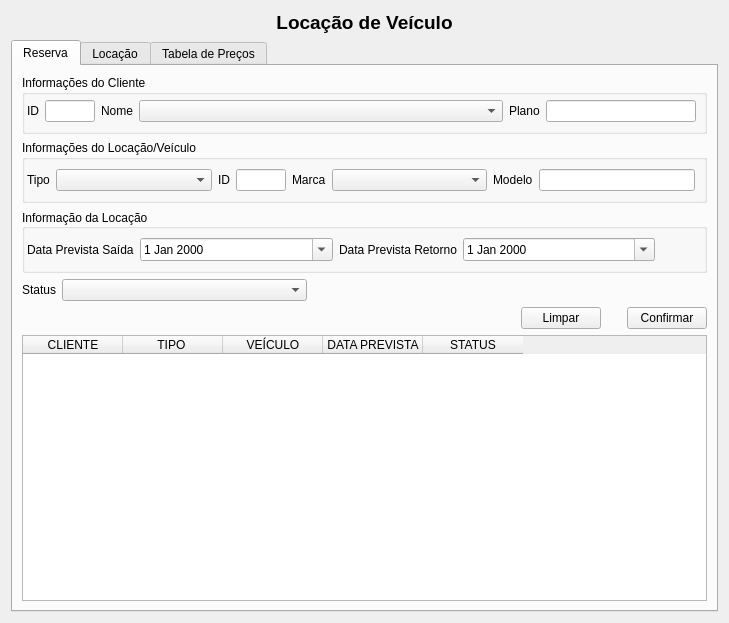
<?xml version="1.0" encoding="UTF-8"?>
<ui version="4.0">
 <class>p_locacaoVeiculo</class>
 <widget class="QWidget" name="p_locacaoVeiculo">
  <property name="geometry">
   <rect>
    <x>0</x>
    <y>0</y>
    <width>729</width>
    <height>623</height>
   </rect>
  </property>
  <property name="sizePolicy">
   <sizepolicy hsizetype="Expanding" vsizetype="Expanding">
    <horstretch>0</horstretch>
    <verstretch>0</verstretch>
   </sizepolicy>
  </property>
  <property name="windowTitle">
   <string>Locação de Veículos</string>
  </property>
  <layout class="QGridLayout" name="gridLayout_13">
   <item row="0" column="0">
    <layout class="QGridLayout" name="gridLayout_6">
     <property name="sizeConstraint">
      <enum>QLayout::SetDefaultConstraint</enum>
     </property>
     <item row="0" column="0">
      <widget class="QLabel" name="label">
       <property name="sizePolicy">
        <sizepolicy hsizetype="Fixed" vsizetype="Fixed">
         <horstretch>0</horstretch>
         <verstretch>0</verstretch>
        </sizepolicy>
       </property>
       <property name="font">
        <font>
         <pointsize>14</pointsize>
         <weight>75</weight>
         <bold>true</bold>
        </font>
       </property>
       <property name="text">
        <string>&lt;html&gt;&lt;head/&gt;&lt;body&gt;&lt;p align=&quot;center&quot;&gt;Locação de Veículo&lt;/p&gt;&lt;/body&gt;&lt;/html&gt;</string>
       </property>
      </widget>
     </item>
    </layout>
   </item>
   <item row="1" column="0">
    <widget class="QTabWidget" name="tabWidget">
     <property name="sizePolicy">
      <sizepolicy hsizetype="Expanding" vsizetype="Expanding">
       <horstretch>0</horstretch>
       <verstretch>0</verstretch>
      </sizepolicy>
     </property>
     <property name="currentIndex">
      <number>0</number>
     </property>
     <property name="tabBarAutoHide">
      <bool>false</bool>
     </property>
     <widget class="QWidget" name="tab">
      <attribute name="title">
       <string>Reserva</string>
      </attribute>
      <layout class="QVBoxLayout" name="verticalLayout_7">
       <item>
        <layout class="QVBoxLayout" name="verticalLayout_6">
         <item>
          <layout class="QVBoxLayout" name="verticalLayout_5">
           <item>
            <layout class="QVBoxLayout" name="verticalLayout_2">
             <item>
              <widget class="QGroupBox" name="groupBox_3">
               <property name="sizePolicy">
                <sizepolicy hsizetype="Preferred" vsizetype="Fixed">
                 <horstretch>0</horstretch>
                 <verstretch>0</verstretch>
                </sizepolicy>
               </property>
               <property name="title">
                <string>Informações do Cliente</string>
               </property>
               <layout class="QHBoxLayout" name="horizontalLayout_3">
                <property name="leftMargin">
                 <number>2</number>
                </property>
                <property name="topMargin">
                 <number>5</number>
                </property>
                <property name="rightMargin">
                 <number>8</number>
                </property>
                <item>
                 <layout class="QGridLayout" name="gridLayout_2">
                  <property name="sizeConstraint">
                   <enum>QLayout::SetMinimumSize</enum>
                  </property>
                  <item row="0" column="2">
                   <widget class="QLabel" name="label_5">
                    <property name="sizePolicy">
                     <sizepolicy hsizetype="Fixed" vsizetype="Preferred">
                      <horstretch>0</horstretch>
                      <verstretch>0</verstretch>
                     </sizepolicy>
                    </property>
                    <property name="text">
                     <string>Nome</string>
                    </property>
                   </widget>
                  </item>
                  <item row="0" column="5">
                   <widget class="QLineEdit" name="campPlano">
                    <property name="sizePolicy">
                     <sizepolicy hsizetype="Fixed" vsizetype="Minimum">
                      <horstretch>0</horstretch>
                      <verstretch>0</verstretch>
                     </sizepolicy>
                    </property>
                    <property name="maximumSize">
                     <size>
                      <width>150</width>
                      <height>16777215</height>
                     </size>
                    </property>
                    <property name="readOnly">
                     <bool>true</bool>
                    </property>
                   </widget>
                  </item>
                  <item row="0" column="3">
                   <widget class="QComboBox" name="comboClienteR">
                    <property name="sizePolicy">
                     <sizepolicy hsizetype="Preferred" vsizetype="Maximum">
                      <horstretch>0</horstretch>
                      <verstretch>0</verstretch>
                     </sizepolicy>
                    </property>
                   </widget>
                  </item>
                  <item row="0" column="0">
                   <widget class="QLabel" name="label_16">
                    <property name="sizePolicy">
                     <sizepolicy hsizetype="Fixed" vsizetype="Preferred">
                      <horstretch>0</horstretch>
                      <verstretch>0</verstretch>
                     </sizepolicy>
                    </property>
                    <property name="text">
                     <string>ID</string>
                    </property>
                   </widget>
                  </item>
                  <item row="0" column="4">
                   <widget class="QLabel" name="label_6">
                    <property name="sizePolicy">
                     <sizepolicy hsizetype="Fixed" vsizetype="Preferred">
                      <horstretch>0</horstretch>
                      <verstretch>0</verstretch>
                     </sizepolicy>
                    </property>
                    <property name="text">
                     <string>Plano</string>
                    </property>
                   </widget>
                  </item>
                  <item row="0" column="1">
                   <widget class="QLineEdit" name="campId_cli">
                    <property name="sizePolicy">
                     <sizepolicy hsizetype="Fixed" vsizetype="Expanding">
                      <horstretch>2</horstretch>
                      <verstretch>10</verstretch>
                     </sizepolicy>
                    </property>
                    <property name="maximumSize">
                     <size>
                      <width>50</width>
                      <height>16777215</height>
                     </size>
                    </property>
                    <property name="readOnly">
                     <bool>true</bool>
                    </property>
                   </widget>
                  </item>
                 </layout>
                </item>
               </layout>
              </widget>
             </item>
             <item>
              <widget class="QGroupBox" name="groupBox_5">
               <property name="sizePolicy">
                <sizepolicy hsizetype="Preferred" vsizetype="Fixed">
                 <horstretch>0</horstretch>
                 <verstretch>0</verstretch>
                </sizepolicy>
               </property>
               <property name="title">
                <string>Informações do Locação/Veículo</string>
               </property>
               <layout class="QHBoxLayout" name="horizontalLayout_4">
                <property name="leftMargin">
                 <number>2</number>
                </property>
                <item>
                 <layout class="QGridLayout" name="gridLayout">
                  <item row="0" column="0">
                   <widget class="QLabel" name="label_15">
                    <property name="sizePolicy">
                     <sizepolicy hsizetype="Fixed" vsizetype="Preferred">
                      <horstretch>0</horstretch>
                      <verstretch>0</verstretch>
                     </sizepolicy>
                    </property>
                    <property name="text">
                     <string>Tipo</string>
                    </property>
                   </widget>
                  </item>
                  <item row="0" column="1">
                   <widget class="QComboBox" name="comboTipo">
                    <property name="sizePolicy">
                     <sizepolicy hsizetype="Preferred" vsizetype="Fixed">
                      <horstretch>0</horstretch>
                      <verstretch>0</verstretch>
                     </sizepolicy>
                    </property>
                   </widget>
                  </item>
                  <item row="0" column="3">
                   <widget class="QLineEdit" name="campId_vei">
                    <property name="sizePolicy">
                     <sizepolicy hsizetype="Fixed" vsizetype="Fixed">
                      <horstretch>0</horstretch>
                      <verstretch>0</verstretch>
                     </sizepolicy>
                    </property>
                    <property name="maximumSize">
                     <size>
                      <width>50</width>
                      <height>16777215</height>
                     </size>
                    </property>
                    <property name="readOnly">
                     <bool>true</bool>
                    </property>
                   </widget>
                  </item>
                  <item row="0" column="4">
                   <widget class="QLabel" name="label_18">
                    <property name="sizePolicy">
                     <sizepolicy hsizetype="Fixed" vsizetype="Preferred">
                      <horstretch>0</horstretch>
                      <verstretch>0</verstretch>
                     </sizepolicy>
                    </property>
                    <property name="text">
                     <string>Marca</string>
                    </property>
                   </widget>
                  </item>
                  <item row="0" column="5">
                   <widget class="QComboBox" name="comboMarcaR">
                    <property name="sizePolicy">
                     <sizepolicy hsizetype="Preferred" vsizetype="Preferred">
                      <horstretch>0</horstretch>
                      <verstretch>0</verstretch>
                     </sizepolicy>
                    </property>
                   </widget>
                  </item>
                  <item row="0" column="2">
                   <widget class="QLabel" name="label_17">
                    <property name="sizePolicy">
                     <sizepolicy hsizetype="Fixed" vsizetype="Preferred">
                      <horstretch>0</horstretch>
                      <verstretch>0</verstretch>
                     </sizepolicy>
                    </property>
                    <property name="text">
                     <string>ID</string>
                    </property>
                   </widget>
                  </item>
                  <item row="0" column="6">
                   <widget class="QLabel" name="label_23">
                    <property name="sizePolicy">
                     <sizepolicy hsizetype="Fixed" vsizetype="Preferred">
                      <horstretch>0</horstretch>
                      <verstretch>0</verstretch>
                     </sizepolicy>
                    </property>
                    <property name="text">
                     <string>Modelo</string>
                    </property>
                   </widget>
                  </item>
                  <item row="0" column="7">
                   <widget class="QLineEdit" name="campModeloR">
                    <property name="sizePolicy">
                     <sizepolicy hsizetype="Preferred" vsizetype="Fixed">
                      <horstretch>0</horstretch>
                      <verstretch>0</verstretch>
                     </sizepolicy>
                    </property>
                    <property name="readOnly">
                     <bool>true</bool>
                    </property>
                   </widget>
                  </item>
                 </layout>
                </item>
               </layout>
              </widget>
             </item>
             <item>
              <widget class="QGroupBox" name="groupBox">
               <property name="sizePolicy">
                <sizepolicy hsizetype="Preferred" vsizetype="Fixed">
                 <horstretch>0</horstretch>
                 <verstretch>0</verstretch>
                </sizepolicy>
               </property>
               <property name="title">
                <string>Informação da Locação</string>
               </property>
               <property name="alignment">
                <set>Qt::AlignLeading|Qt::AlignLeft|Qt::AlignVCenter</set>
               </property>
               <layout class="QHBoxLayout" name="horizontalLayout_5">
                <property name="leftMargin">
                 <number>2</number>
                </property>
                <item>
                 <layout class="QGridLayout" name="gridLayout_4">
                  <property name="sizeConstraint">
                   <enum>QLayout::SetMinAndMaxSize</enum>
                  </property>
                  <item row="0" column="0">
                   <widget class="QLabel" name="label_3">
                    <property name="sizePolicy">
                     <sizepolicy hsizetype="Fixed" vsizetype="Preferred">
                      <horstretch>0</horstretch>
                      <verstretch>0</verstretch>
                     </sizepolicy>
                    </property>
                    <property name="text">
                     <string>Data Prevista Saída</string>
                    </property>
                   </widget>
                  </item>
                  <item row="0" column="1">
                   <widget class="QDateEdit" name="dataInic">
                    <property name="sizePolicy">
                     <sizepolicy hsizetype="Preferred" vsizetype="Preferred">
                      <horstretch>0</horstretch>
                      <verstretch>0</verstretch>
                     </sizepolicy>
                    </property>
                    <property name="alignment">
                     <set>Qt::AlignLeading|Qt::AlignLeft|Qt::AlignVCenter</set>
                    </property>
                    <property name="calendarPopup">
                     <bool>true</bool>
                    </property>
                   </widget>
                  </item>
                  <item row="0" column="2">
                   <widget class="QLabel" name="label_4">
                    <property name="sizePolicy">
                     <sizepolicy hsizetype="Fixed" vsizetype="Preferred">
                      <horstretch>0</horstretch>
                      <verstretch>0</verstretch>
                     </sizepolicy>
                    </property>
                    <property name="text">
                     <string>Data Prevista Retorno</string>
                    </property>
                   </widget>
                  </item>
                  <item row="0" column="3">
                   <widget class="QDateEdit" name="dataFim">
                    <property name="sizePolicy">
                     <sizepolicy hsizetype="Preferred" vsizetype="Preferred">
                      <horstretch>0</horstretch>
                      <verstretch>0</verstretch>
                     </sizepolicy>
                    </property>
                    <property name="calendarPopup">
                     <bool>true</bool>
                    </property>
                   </widget>
                  </item>
                  <item row="0" column="4">
                   <spacer name="horizontalSpacer_6">
                    <property name="orientation">
                     <enum>Qt::Horizontal</enum>
                    </property>
                    <property name="sizeType">
                     <enum>QSizePolicy::Minimum</enum>
                    </property>
                    <property name="sizeHint" stdset="0">
                     <size>
                      <width>40</width>
                      <height>20</height>
                     </size>
                    </property>
                   </spacer>
                  </item>
                 </layout>
                </item>
               </layout>
              </widget>
             </item>
            </layout>
           </item>
           <item>
            <layout class="QGridLayout" name="gridLayout_5">
             <item row="0" column="0">
              <widget class="QLabel" name="label_19">
               <property name="sizePolicy">
                <sizepolicy hsizetype="Fixed" vsizetype="Preferred">
                 <horstretch>0</horstretch>
                 <verstretch>0</verstretch>
                </sizepolicy>
               </property>
               <property name="text">
                <string>Status</string>
               </property>
              </widget>
             </item>
             <item row="0" column="1">
              <widget class="QComboBox" name="comboStatusR">
               <property name="sizePolicy">
                <sizepolicy hsizetype="Preferred" vsizetype="Fixed">
                 <horstretch>0</horstretch>
                 <verstretch>0</verstretch>
                </sizepolicy>
               </property>
              </widget>
             </item>
             <item row="0" column="2">
              <spacer name="horizontalSpacer_5">
               <property name="orientation">
                <enum>Qt::Horizontal</enum>
               </property>
               <property name="sizeType">
                <enum>QSizePolicy::Fixed</enum>
               </property>
               <property name="sizeHint" stdset="0">
                <size>
                 <width>400</width>
                 <height>20</height>
                </size>
               </property>
              </spacer>
             </item>
            </layout>
           </item>
          </layout>
         </item>
         <item>
          <layout class="QGridLayout" name="gridLayout_11">
           <item row="0" column="0">
            <spacer name="horizontalSpacer_2">
             <property name="orientation">
              <enum>Qt::Horizontal</enum>
             </property>
             <property name="sizeHint" stdset="0">
              <size>
               <width>489</width>
               <height>17</height>
              </size>
             </property>
            </spacer>
           </item>
           <item row="0" column="1">
            <layout class="QHBoxLayout" name="horizontalLayout">
             <property name="sizeConstraint">
              <enum>QLayout::SetFixedSize</enum>
             </property>
             <item>
              <widget class="QPushButton" name="b_limpar">
               <property name="text">
                <string>Limpar</string>
               </property>
              </widget>
             </item>
             <item>
              <spacer name="horizontalSpacer">
               <property name="orientation">
                <enum>Qt::Horizontal</enum>
               </property>
               <property name="sizeType">
                <enum>QSizePolicy::Fixed</enum>
               </property>
               <property name="sizeHint" stdset="0">
                <size>
                 <width>20</width>
                 <height>20</height>
                </size>
               </property>
              </spacer>
             </item>
             <item>
              <widget class="QPushButton" name="b_reserva">
               <property name="text">
                <string>Confirmar</string>
               </property>
              </widget>
             </item>
            </layout>
           </item>
          </layout>
         </item>
        </layout>
       </item>
       <item>
        <widget class="QTableWidget" name="tableWidget">
         <property name="sizePolicy">
          <sizepolicy hsizetype="Preferred" vsizetype="Expanding">
           <horstretch>0</horstretch>
           <verstretch>0</verstretch>
          </sizepolicy>
         </property>
         <column>
          <property name="text">
           <string>CLIENTE</string>
          </property>
         </column>
         <column>
          <property name="text">
           <string>TIPO </string>
          </property>
         </column>
         <column>
          <property name="text">
           <string>VEÍCULO</string>
          </property>
         </column>
         <column>
          <property name="text">
           <string>DATA PREVISTA</string>
          </property>
         </column>
         <column>
          <property name="text">
           <string>STATUS</string>
          </property>
         </column>
        </widget>
       </item>
      </layout>
     </widget>
     <widget class="QWidget" name="tab_2">
      <attribute name="title">
       <string>Locação</string>
      </attribute>
      <layout class="QGridLayout" name="gridLayout_10">
       <item row="0" column="0">
        <widget class="QGroupBox" name="groupBox_7">
         <property name="title">
          <string>Reserva</string>
         </property>
         <layout class="QVBoxLayout" name="verticalLayout_4">
          <item>
           <layout class="QGridLayout" name="gridLayout_12">
            <item row="1" column="2">
             <widget class="QLabel" name="label_22">
              <property name="text">
               <string>Veiculo</string>
              </property>
             </widget>
            </item>
            <item row="1" column="3">
             <widget class="QLineEdit" name="campVei_res">
              <property name="readOnly">
               <bool>true</bool>
              </property>
             </widget>
            </item>
            <item row="1" column="1">
             <widget class="QLineEdit" name="campCli_res">
              <property name="readOnly">
               <bool>true</bool>
              </property>
             </widget>
            </item>
            <item row="1" column="0">
             <widget class="QLabel" name="label_21">
              <property name="text">
               <string>Cliente</string>
              </property>
             </widget>
            </item>
            <item row="0" column="0">
             <widget class="QLabel" name="label_20">
              <property name="text">
               <string>ID Reserva</string>
              </property>
             </widget>
            </item>
            <item row="0" column="1">
             <widget class="QComboBox" name="comboId_res"/>
            </item>
           </layout>
          </item>
         </layout>
        </widget>
       </item>
       <item row="1" column="0">
        <widget class="QGroupBox" name="groupBox_2">
         <property name="sizePolicy">
          <sizepolicy hsizetype="Preferred" vsizetype="Preferred">
           <horstretch>0</horstretch>
           <verstretch>0</verstretch>
          </sizepolicy>
         </property>
         <property name="title">
          <string>Checkin</string>
         </property>
         <layout class="QGridLayout" name="gridLayout_7">
          <item row="2" column="0">
           <widget class="QGroupBox" name="groupBox_6">
            <property name="title">
             <string>Serviços</string>
            </property>
            <layout class="QGridLayout" name="gridLayout_3">
             <item row="0" column="0">
              <layout class="QHBoxLayout" name="horizontalLayout_9">
               <item>
                <widget class="QCheckBox" name="cb_guicho">
                 <property name="text">
                  <string>Guincho 24h</string>
                 </property>
                </widget>
               </item>
               <item>
                <widget class="QCheckBox" name="cb_gps">
                 <property name="text">
                  <string>Navegador GPS</string>
                 </property>
                </widget>
               </item>
               <item>
                <widget class="QCheckBox" name="cb_cadeirinha">
                 <property name="text">
                  <string>Cadeirinha de bebê</string>
                 </property>
                </widget>
               </item>
              </layout>
             </item>
            </layout>
           </widget>
          </item>
          <item row="4" column="0">
           <layout class="QHBoxLayout" name="horizontalLayout_8">
            <item>
             <widget class="QLabel" name="label_13">
              <property name="text">
               <string>&lt;html&gt;&lt;head/&gt;&lt;body&gt;&lt;p&gt;&lt;span style=&quot; font-size:14pt; font-weight:600;&quot;&gt;Valor da Locação&lt;/span&gt;&lt;/p&gt;&lt;/body&gt;&lt;/html&gt;</string>
              </property>
             </widget>
            </item>
            <item>
             <widget class="QLineEdit" name="campValorPagar">
              <property name="font">
               <font>
                <pointsize>14</pointsize>
                <weight>75</weight>
                <bold>true</bold>
               </font>
              </property>
              <property name="readOnly">
               <bool>true</bool>
              </property>
             </widget>
            </item>
           </layout>
          </item>
          <item row="0" column="0">
           <layout class="QGridLayout" name="gridLayout_8">
            <item row="0" column="0">
             <widget class="QLabel" name="label_2">
              <property name="sizePolicy">
               <sizepolicy hsizetype="Fixed" vsizetype="Preferred">
                <horstretch>0</horstretch>
                <verstretch>0</verstretch>
               </sizepolicy>
              </property>
              <property name="text">
               <string>Km Atual</string>
              </property>
             </widget>
            </item>
            <item row="0" column="3">
             <widget class="QLineEdit" name="campKmEstim">
              <property name="sizePolicy">
               <sizepolicy hsizetype="Preferred" vsizetype="Fixed">
                <horstretch>0</horstretch>
                <verstretch>0</verstretch>
               </sizepolicy>
              </property>
             </widget>
            </item>
            <item row="0" column="1">
             <widget class="QLineEdit" name="campKmInic">
              <property name="sizePolicy">
               <sizepolicy hsizetype="Preferred" vsizetype="Fixed">
                <horstretch>0</horstretch>
                <verstretch>0</verstretch>
               </sizepolicy>
              </property>
             </widget>
            </item>
            <item row="0" column="2">
             <widget class="QLabel" name="label_7">
              <property name="sizePolicy">
               <sizepolicy hsizetype="Fixed" vsizetype="Preferred">
                <horstretch>0</horstretch>
                <verstretch>0</verstretch>
               </sizepolicy>
              </property>
              <property name="text">
               <string>Uso Estimado(Km)</string>
              </property>
             </widget>
            </item>
            <item row="1" column="1">
             <widget class="QComboBox" name="comboTaxas">
              <property name="sizePolicy">
               <sizepolicy hsizetype="Preferred" vsizetype="Fixed">
                <horstretch>0</horstretch>
                <verstretch>0</verstretch>
               </sizepolicy>
              </property>
             </widget>
            </item>
            <item row="1" column="0">
             <widget class="QLabel" name="label_9">
              <property name="text">
               <string>Taxa Especial</string>
              </property>
             </widget>
            </item>
           </layout>
          </item>
          <item row="1" column="0">
           <widget class="QGroupBox" name="groupBox_8">
            <property name="sizePolicy">
             <sizepolicy hsizetype="Expanding" vsizetype="Expanding">
              <horstretch>0</horstretch>
              <verstretch>0</verstretch>
             </sizepolicy>
            </property>
            <property name="title">
             <string>Seguros</string>
            </property>
            <layout class="QHBoxLayout" name="horizontalLayout_10">
             <item>
              <layout class="QHBoxLayout" name="horizontalLayout_6">
               <item>
                <widget class="QCheckBox" name="checkBox">
                 <property name="text">
                  <string>Mecânica/Pequenos Concertos</string>
                 </property>
                </widget>
               </item>
               <item>
                <widget class="QCheckBox" name="checkBox_2">
                 <property name="text">
                  <string>Incêdio/Perda Total</string>
                 </property>
                </widget>
               </item>
               <item>
                <widget class="QCheckBox" name="checkBox_3">
                 <property name="text">
                  <string>Furto/Roubo</string>
                 </property>
                </widget>
               </item>
              </layout>
             </item>
            </layout>
           </widget>
          </item>
         </layout>
        </widget>
       </item>
       <item row="2" column="0">
        <layout class="QHBoxLayout" name="horizontalLayout_7">
         <item>
          <widget class="QLabel" name="label_14">
           <property name="sizePolicy">
            <sizepolicy hsizetype="Fixed" vsizetype="Preferred">
             <horstretch>0</horstretch>
             <verstretch>0</verstretch>
            </sizepolicy>
           </property>
           <property name="text">
            <string>Status</string>
           </property>
          </widget>
         </item>
         <item>
          <widget class="QComboBox" name="comboStatusL">
           <property name="sizePolicy">
            <sizepolicy hsizetype="Expanding" vsizetype="Preferred">
             <horstretch>0</horstretch>
             <verstretch>0</verstretch>
            </sizepolicy>
           </property>
          </widget>
         </item>
         <item>
          <spacer name="horizontalSpacer_7">
           <property name="orientation">
            <enum>Qt::Horizontal</enum>
           </property>
           <property name="sizeType">
            <enum>QSizePolicy::Expanding</enum>
           </property>
           <property name="sizeHint" stdset="0">
            <size>
             <width>400</width>
             <height>20</height>
            </size>
           </property>
          </spacer>
         </item>
        </layout>
       </item>
       <item row="3" column="0">
        <layout class="QHBoxLayout" name="horizontalLayout_2">
         <property name="sizeConstraint">
          <enum>QLayout::SetFixedSize</enum>
         </property>
         <item>
          <spacer name="horizontalSpacer_3">
           <property name="orientation">
            <enum>Qt::Horizontal</enum>
           </property>
           <property name="sizeHint" stdset="0">
            <size>
             <width>492</width>
             <height>20</height>
            </size>
           </property>
          </spacer>
         </item>
         <item>
          <widget class="QPushButton" name="b_limpar_2">
           <property name="text">
            <string>Limpar</string>
           </property>
          </widget>
         </item>
         <item>
          <spacer name="horizontalSpacer_4">
           <property name="orientation">
            <enum>Qt::Horizontal</enum>
           </property>
           <property name="sizeType">
            <enum>QSizePolicy::Fixed</enum>
           </property>
           <property name="sizeHint" stdset="0">
            <size>
             <width>20</width>
             <height>20</height>
            </size>
           </property>
          </spacer>
         </item>
         <item>
          <widget class="QPushButton" name="b_locar">
           <property name="text">
            <string>Confirmar</string>
           </property>
          </widget>
         </item>
        </layout>
       </item>
       <item row="4" column="0">
        <widget class="QTableWidget" name="tableWidget_2">
         <property name="sizeAdjustPolicy">
          <enum>QAbstractScrollArea::AdjustToContents</enum>
         </property>
         <column>
          <property name="text">
           <string>CLIENTE</string>
          </property>
         </column>
         <column>
          <property name="text">
           <string>VEÍCULO</string>
          </property>
         </column>
         <column>
          <property name="text">
           <string>USO ESTIMADO KM</string>
          </property>
         </column>
         <column>
          <property name="text">
           <string>DATA PREVISTA RETORNO</string>
          </property>
         </column>
         <column>
          <property name="text">
           <string>STATUS</string>
          </property>
         </column>
        </widget>
       </item>
      </layout>
     </widget>
     <widget class="QWidget" name="tab_3">
      <attribute name="title">
       <string>Tabela de Preços</string>
      </attribute>
     </widget>
    </widget>
   </item>
  </layout>
 </widget>
 <tabstops>
  <tabstop>tabWidget</tabstop>
  <tabstop>campId_cli</tabstop>
  <tabstop>comboClienteR</tabstop>
  <tabstop>campPlano</tabstop>
  <tabstop>comboTipo</tabstop>
  <tabstop>campId_vei</tabstop>
  <tabstop>comboMarcaR</tabstop>
  <tabstop>dataInic</tabstop>
  <tabstop>b_reserva</tabstop>
  <tabstop>b_limpar</tabstop>
  <tabstop>campKmInic</tabstop>
  <tabstop>campKmEstim</tabstop>
  <tabstop>cb_gps</tabstop>
  <tabstop>cb_cadeirinha</tabstop>
  <tabstop>cb_guicho</tabstop>
  <tabstop>campValorPagar</tabstop>
 </tabstops>
 <resources/>
 <connections/>
</ui>
